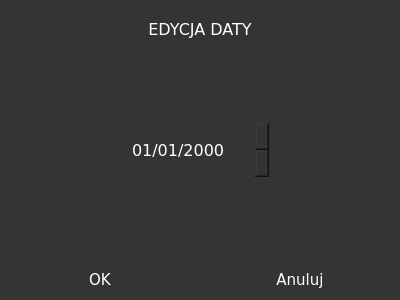
<?xml version="1.0" encoding="UTF-8"?>
<ui version="4.0">
 <class>edit_date</class>
 <widget class="QDialog" name="edit_date">
  <property name="geometry">
   <rect>
    <x>0</x>
    <y>0</y>
    <width>400</width>
    <height>300</height>
   </rect>
  </property>
  <property name="windowTitle">
   <string>Dialog</string>
  </property>
  <property name="styleSheet">
   <string notr="true">QDialog
{
	background-color:rgb(52, 52, 52);
	color:white;
}

QDateEdit
 { 
	subcontrol-origin: border;
	subcontrol-position: top right; 
	background-color:rgb(52, 52, 52);
	border:none;
	color:white;
}


QPushButton
{
	background-color:rgb(52, 52, 52);
	border-radius:2;
	color:white;
}

QPushButton:hover
{
	background-color:rgb(72,72, 72);
}

QLabel
{
	color:white;
}</string>
  </property>
  <layout class="QVBoxLayout" name="verticalLayout_3">
   <property name="spacing">
    <number>0</number>
   </property>
   <property name="leftMargin">
    <number>0</number>
   </property>
   <property name="topMargin">
    <number>0</number>
   </property>
   <property name="rightMargin">
    <number>0</number>
   </property>
   <property name="bottomMargin">
    <number>0</number>
   </property>
   <item>
    <layout class="QVBoxLayout" name="verticalLayout">
     <property name="topMargin">
      <number>20</number>
     </property>
     <item>
      <widget class="QLabel" name="title_label">
       <property name="font">
        <font>
         <family>Verdana</family>
         <pointsize>12</pointsize>
        </font>
       </property>
       <property name="text">
        <string>EDYCJA DATY</string>
       </property>
       <property name="alignment">
        <set>Qt::AlignCenter</set>
       </property>
      </widget>
     </item>
     <item>
      <spacer name="verticalSpacer_2">
       <property name="orientation">
        <enum>Qt::Vertical</enum>
       </property>
       <property name="sizeHint" stdset="0">
        <size>
         <width>20</width>
         <height>40</height>
        </size>
       </property>
      </spacer>
     </item>
     <item>
      <layout class="QHBoxLayout" name="horizontalLayout_10">
       <property name="spacing">
        <number>0</number>
       </property>
       <property name="topMargin">
        <number>0</number>
       </property>
       <item>
        <spacer name="horizontalSpacer_2">
         <property name="orientation">
          <enum>Qt::Horizontal</enum>
         </property>
         <property name="sizeHint" stdset="0">
          <size>
           <width>40</width>
           <height>20</height>
          </size>
         </property>
        </spacer>
       </item>
       <item>
        <widget class="QDateEdit" name="dateEdit">
         <property name="minimumSize">
          <size>
           <width>140</width>
           <height>60</height>
          </size>
         </property>
         <property name="font">
          <font>
           <family>Verdana</family>
           <pointsize>12</pointsize>
          </font>
         </property>
         <property name="buttonSymbols">
          <enum>QAbstractSpinBox::UpDownArrows</enum>
         </property>
         <property name="displayFormat">
          <string>dd/MM/yyyy</string>
         </property>
        </widget>
       </item>
       <item>
        <spacer name="horizontalSpacer">
         <property name="orientation">
          <enum>Qt::Horizontal</enum>
         </property>
         <property name="sizeHint" stdset="0">
          <size>
           <width>40</width>
           <height>20</height>
          </size>
         </property>
        </spacer>
       </item>
      </layout>
     </item>
     <item>
      <spacer name="verticalSpacer">
       <property name="orientation">
        <enum>Qt::Vertical</enum>
       </property>
       <property name="sizeHint" stdset="0">
        <size>
         <width>20</width>
         <height>40</height>
        </size>
       </property>
      </spacer>
     </item>
    </layout>
   </item>
   <item>
    <layout class="QHBoxLayout" name="horizontalLayout_8">
     <property name="spacing">
      <number>0</number>
     </property>
     <item>
      <layout class="QHBoxLayout" name="horizontalLayout_9">
       <property name="spacing">
        <number>0</number>
       </property>
       <item>
        <widget class="QPushButton" name="ok_button">
         <property name="minimumSize">
          <size>
           <width>0</width>
           <height>40</height>
          </size>
         </property>
         <property name="font">
          <font>
           <family>Verdana</family>
           <pointsize>11</pointsize>
          </font>
         </property>
         <property name="text">
          <string>OK</string>
         </property>
        </widget>
       </item>
       <item>
        <widget class="QPushButton" name="cancel_button">
         <property name="minimumSize">
          <size>
           <width>0</width>
           <height>40</height>
          </size>
         </property>
         <property name="font">
          <font>
           <family>Verdana</family>
           <pointsize>11</pointsize>
          </font>
         </property>
         <property name="text">
          <string>Anuluj</string>
         </property>
        </widget>
       </item>
      </layout>
     </item>
    </layout>
   </item>
  </layout>
 </widget>
 <resources/>
 <connections/>
</ui>
